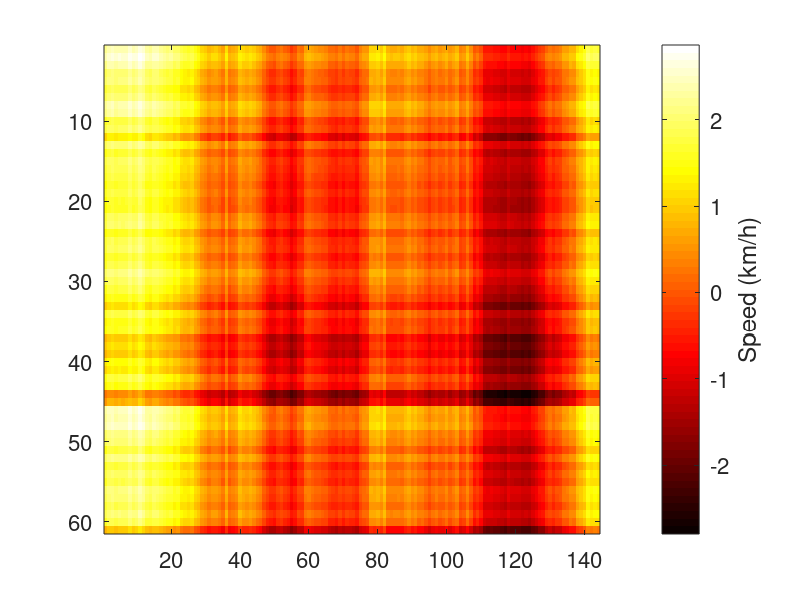

This chart was generated by the following MATLAB code: (Note: this script raises an error after producing the figure.)
% Load data "bias20.mat".
clc;
clear;
load bias20;

% Create a figure.
figure('DefaultAxesFontSize',16);
ax = gca;

% Create a heatmap.
mat = bias{2}.*ones(61,144)+bias{3}'.*ones(61,144);
imagesc(mat);
c = colorbar;
colormap hot;
ylabel(c,'Speed (km/h)');
ax.XTick = [1,13,25,37,49,61,73,85,97,109,121,133,144];
ax.XTickLabel = ['00:00';'02:00';'04:00';'06:00';'08:00';'10:00';'12:00';...
    '14:00';'16:00';'18:00';'20:00';'22:00';'23:50'];
xtickangle(45);
ax.YTick = [1,6,11,16,21,26,31,36,41,46,51,56,61];
ax.YTickLabel = ['08-01';'08-06';'08-11';'08-16';'08-21';'08-26';'08-31';...
    '09-05';'09-10';'09-15';'09-20';'09-25';'09-30'];

% Save the figure as "heat_map20.pdf".
set(gcf, 'PaperSize', [6 4.5]);
set(gcf, 'PaperPositionMode', 'manual');
set(gcf, 'PaperPosition', [0 0 6 4.5]);
saveas(gcf,'heat_map20','pdf');